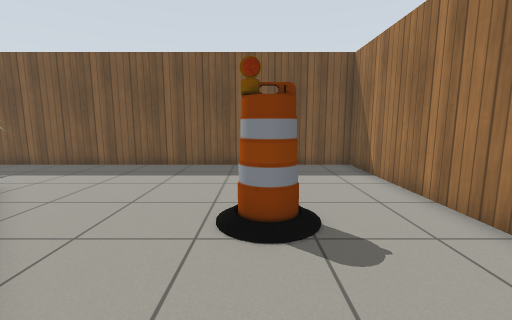
View 1 (above)

21 first-person views from a walk through a Gazebo world. The camera is 0.94 m above the floor, tilts 8° down and sees 90° across. The lines on the ground mark 1 m squares. The floor is counted in squares, 0.5 m on a side. Each view is taken from the middle of a square. On the plan, view 1 faces up. The plan holds only what a view shows up to about 15 squares ahead; the rest is blank. Robots are left out. Gazebo's built-in surfaces are drawn with simple patterns. Simple shapes stand in for some stock models.

View 2
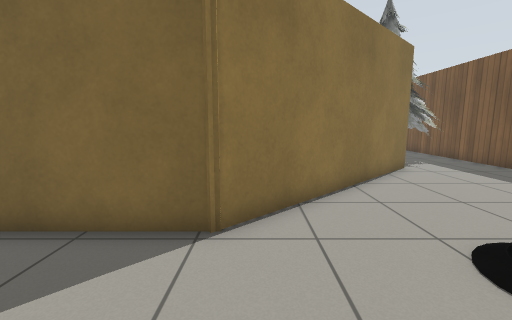

View 3
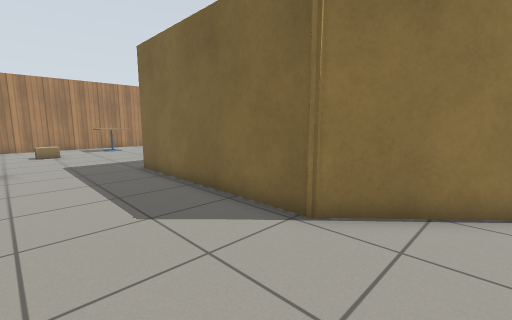

View 4
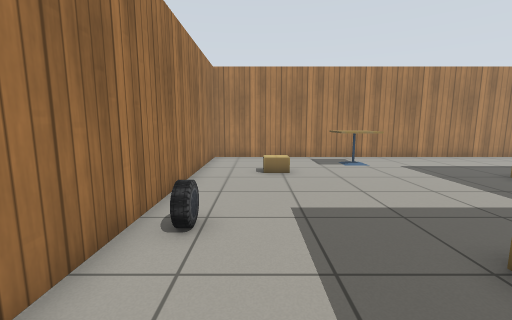

View 5
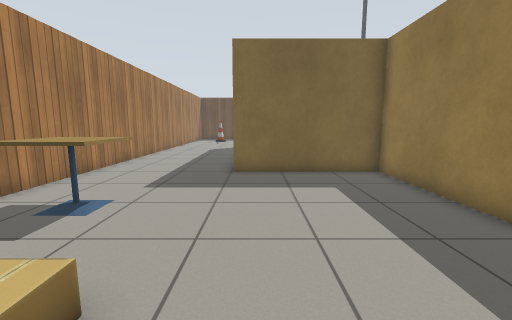

View 6
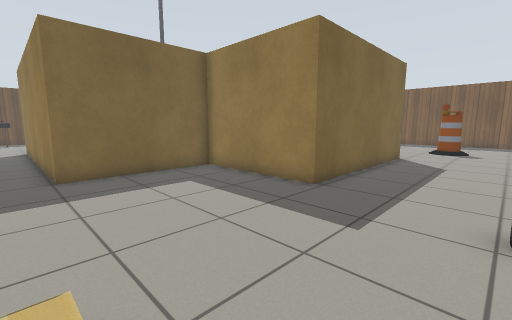

View 7
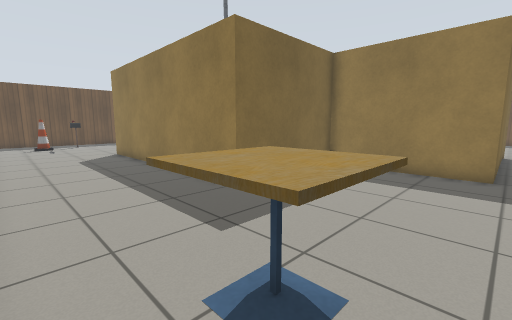

View 8
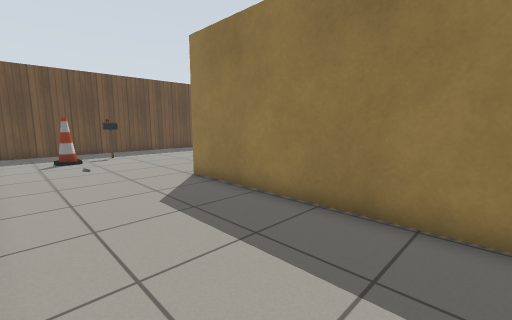

View 9
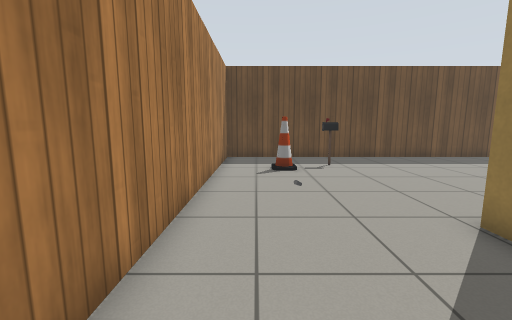

View 10
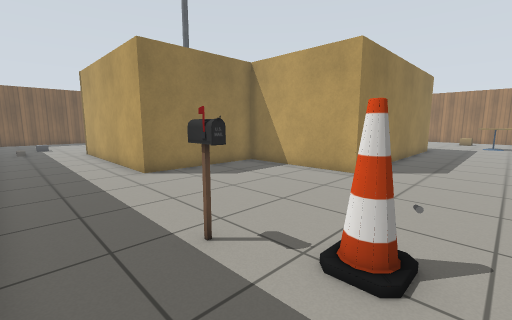

View 11
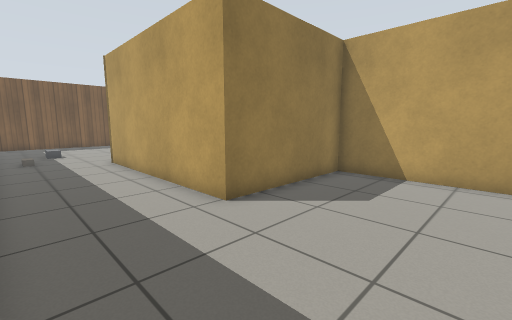

View 12
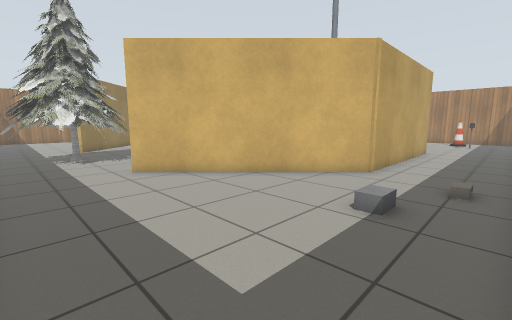

View 13
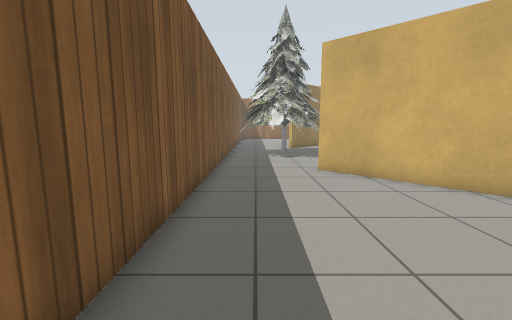

View 14
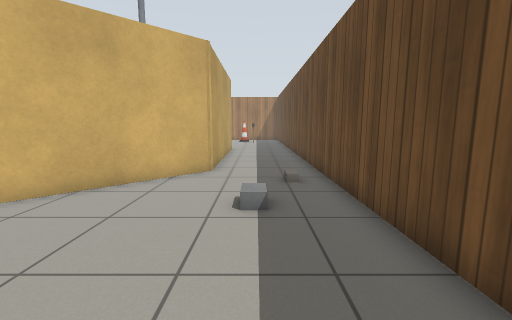

View 15
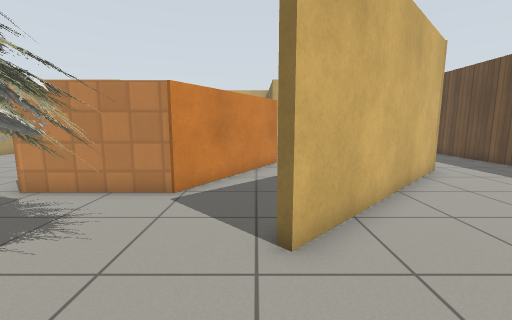

View 16
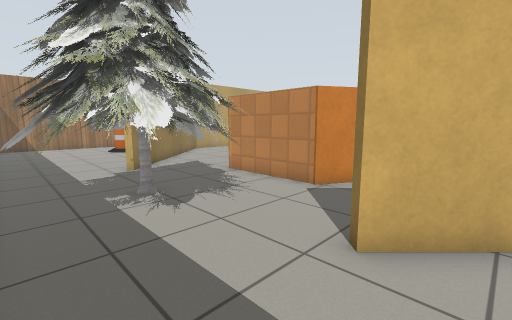

View 17
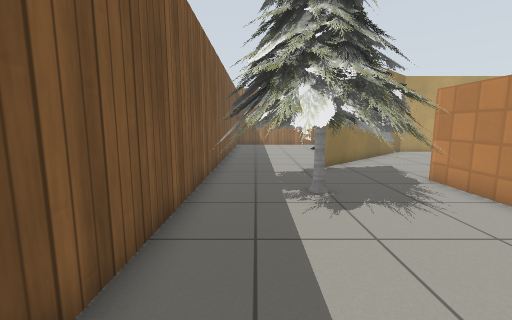

View 18
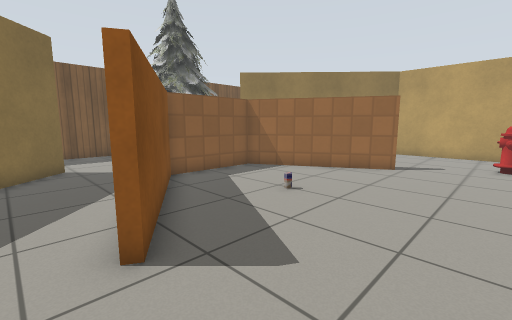

View 19
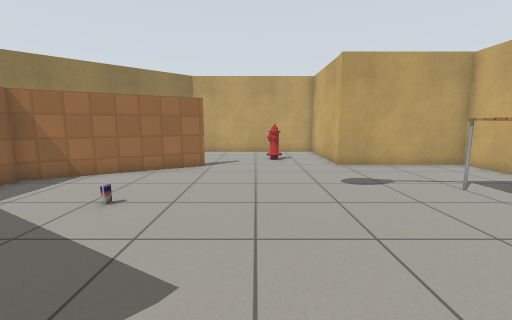

View 20
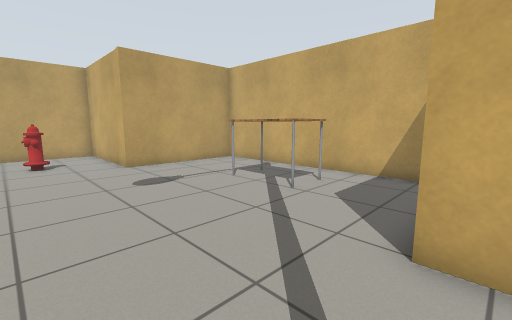

View 21
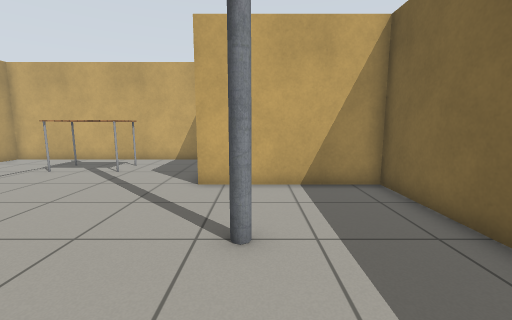

### Floor plan
Points are (right, up) in squares from view 1. A wall is a line through its corners. A room is listed if a view was taken in it or the views show most of it. See-through windows are left out.
Room 1 (views 1, 2, 4, 5, 6, 7, 8, 9)
walls: (-12.8, -19.6) (4.4, -19.6) (4.4, -7.1); (-1.3, 0.3) (-1.3, -8.1) (-7, -8.1) (-7, -13.9) (-18.5, -13.9); (-19.6, -19.6) (-15.4, -19.6)
ways out: opening at (1.5, 0.8) to room 2; opening at (-19, -16.5) to room 3
objects: cafe table (-4, -18) to (-2, -16); cardboard box (1, -16) to (2, -15); car (3, -10) to (3, -9)
Room 2 (view 3)
walls: (-7.9, 7.4) (-1.3, 0.3); (4.4, 4.1) (4.4, 11.8) (-12, 11.8)
low walls: (-8.2, 7.2) (-7.9, 7.4)
ways out: opening at (1.5, 0.8) to room 1
objects: barrel (0, 4) to (1, 5)
Room 3 (views 10, 11, 15, 16, 17)
walls: (-28.5, 2.6) (-28.5, -19.6) (-19.6, -19.6); (-18.5, -13.9) (-18.5, -8.1) (-24.2, -8.1) (-24.2, 0.8) (-17.5, 7.5); (-14.8, 4.1) (-13.6, 4.1); (-17.3, 7.3) (-18.1, 6.4); (-12, 11.8) (-19.5, 11.8)
ways out: opening at (-19, -16.5) to room 1; opening at (-22.8, 5.8) to room 4; opening at (-15.7, 5.3) to room 5
objects: postbox (-26, -15) to (-26, -14); cone (-25, -17) to (-24, -17); pine tree (-15, 6) to (-9, 11)
Room 4 (views 12, 13, 14)
walls: (-28.5, 8.8) (-28.5, 2.6); (-19.5, 11.8) (-26.5, 11.8)
ways out: opening at (-22.8, 5.8) to room 3
objects: cinder block (-27, 3); grey box (-26, 5) to (-26, 6)
Room 5 (views 18, 19, 20, 21)
walls: (-7.5, -1.8) (-10.7, 3.8) (-14.6, 3.8) (-17.8, -1.6) (-18, -1.5) (-14.8, 4.1); (-13.6, 4.1) (-10.4, 4.1); (-17, -13.6) (-7.3, -13.6) (-7.3, -7.8) (-1.6, -7.8) (-1.6, -0.6); (-23.9, -3.6) (-23.9, -7.8) (-18.1, -7.8); (-3.6, 2.3) (-8.2, 7.2); (-18.1, 6.4) (-19.1, 5.4)
ways out: opening at (-15.7, 5.3) to room 3
objects: lamp (-20, -4); table (-15, -12) to (-12, -10); other object (-13, 0); fire hydrant (-6, -5) to (-5, -5)

Where each view was taken, in squares from view 1:
view 1: 0 up, 0 right, facing up
view 2: 1 up, 3 right, facing left
view 3: 3 up, 3 right, facing down-left
view 4: 5 down, 2 right, facing down
view 5: 13 down, 3 right, facing left
view 6: 15 down, 3 right, facing up-left
view 7: 19 down, 1 left, facing up-left
view 8: 19 down, 10 left, facing up-left
view 9: 18 down, 14 left, facing left
view 10: 18 down, 28 left, facing up-right
view 11: 13 down, 28 left, facing up-right
view 12: 11 up, 28 left, facing down-right
view 13: 10 up, 28 left, facing right
view 14: 11 up, 26 left, facing down
view 15: 11 up, 17 left, facing down
view 16: 11 up, 19 left, facing down-right
view 17: 10 up, 19 left, facing right
view 18: 5 down, 19 left, facing up-right
view 19: 4 down, 19 left, facing right
view 20: 4 down, 19 left, facing down-right
view 21: 0 up, 20 left, facing down
